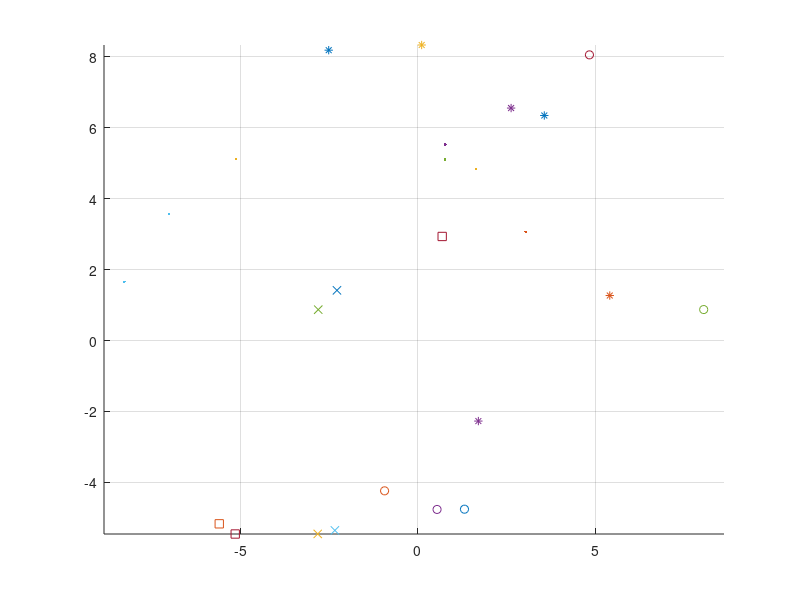

This figure's MATLAB source:
close all
clear all

clmax=input('Enter number of classes: ');
if isempty(clmax)
    clmax=5;
end
nmax=input('Enter number of population per class: ');
if isempty(nmax)
    nmax=100;
end
depthmax=input('Enter maximum depth: ');
if isempty(depthmax)
    depthmax=20;
end
mmax=input('Enter number of tree: ');
if isempty(mmax)
    mmax = 10;
end
save('config.mat','clmax','mmax','nmax','depthmax');

grid on
x=[];
data=zeros(nmax*clmax,3);
markers=['x','o','*','.','s','d','^','v','>','<'];
hold on;
for i=1:nmax*clmax
    r=(randn(1)+3)*2;
    class=randi(clmax);
    angle=2*pi/clmax*class+randn()*2*pi/clmax/10+0.5*r;
    data(i,:)=[r*cos(angle), r*sin(angle), class];
    plot(data(i,1),data(i,2),markers(class));
    hold on
end
axis equal
save('data.mat','data')
